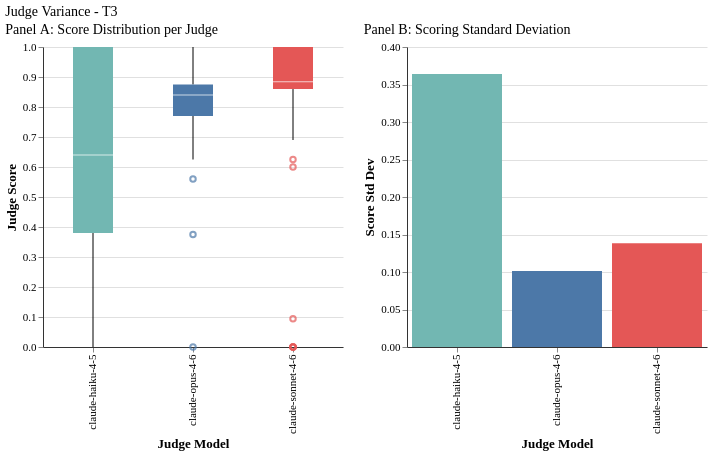

Write a Vega-Lite specification for this figure.
### Vega-Lite specification from a JSON file in a GitHub repository (floating-point values rounded to 4 significant figures; data arrays with more than 128 entries replaced by an {"elided": "..."} marker saying what was removed)
{"config": {"font": "serif", "axis": {"labelFontSize": 11, "titleFontSize": 13, "gridColor": "#e0e0e0", "domainColor": "#333333"}, "legend": {"labelFontSize": 11, "titleFontSize": 12}, "title": {"fontSize": 14, "anchor": "start", "fontWeight": "normal"}, "view": {"stroke": null, "continuousWidth": 400, "continuousHeight": 300}, "mark": {"tooltip": true}}, "hconcat": [{"data": {"name": "data-c2559516511f04e5a50d9f4e21378336"}, "mark": {"type": "boxplot", "size": 40}, "encoding": {"color": {"field": "judge_display", "legend": null, "scale": {"domain": ["claude-haiku-4-5", "claude-opus-4-6", "claude-sonnet-4-6"], "range": ["#72B7B2", "#4C78A8", "#E45756"]}, "title": "Judge", "type": "nominal"}, "x": {"field": "judge_display", "sort": ["claude-haiku-4-5", "claude-opus-4-6", "claude-sonnet-4-6"], "title": "Judge Model", "type": "nominal"}, "y": {"field": "judge_score", "scale": {"domain": [0.0, 1.0]}, "title": "Judge Score", "type": "quantitative"}}, "title": "Panel A: Score Distribution per Judge", "width": 300}, {"data": {"name": "data-3753170a4a165cd8343b6abfe371e490"}, "mark": {"type": "bar"}, "encoding": {"color": {"field": "judge_display", "legend": null, "scale": {"domain": ["claude-haiku-4-5", "claude-opus-4-6", "claude-sonnet-4-6"], "range": ["#72B7B2", "#4C78A8", "#E45756"]}, "type": "nominal"}, "tooltip": [{"field": "judge_display", "title": "Judge", "type": "nominal"}, {"field": "score_std", "format": ".3f", "title": "Std Dev", "type": "quantitative"}], "x": {"field": "judge_display", "sort": ["claude-haiku-4-5", "claude-opus-4-6", "claude-sonnet-4-6"], "title": "Judge Model", "type": "nominal"}, "y": {"field": "score_std", "scale": {"domain": [0, 0.4]}, "title": "Score Std Dev", "type": "quantitative"}}, "title": "Panel B: Scoring Standard Deviation", "width": 300}], "title": "Judge Variance - T3", "$schema": "https://vega.github.io/schema/vega-lite/v6.1.0.json", "datasets": {"data-c2559516511f04e5a50d9f4e21378336": {"elided": "861 records"}, "data-3753170a4a165cd8343b6abfe371e490": [{"judge_display": "claude-haiku-4-5", "score_std": 0.3642}, {"judge_display": "claude-opus-4-6", "score_std": 0.1015}, {"judge_display": "claude-sonnet-4-6", "score_std": 0.1382}]}}
